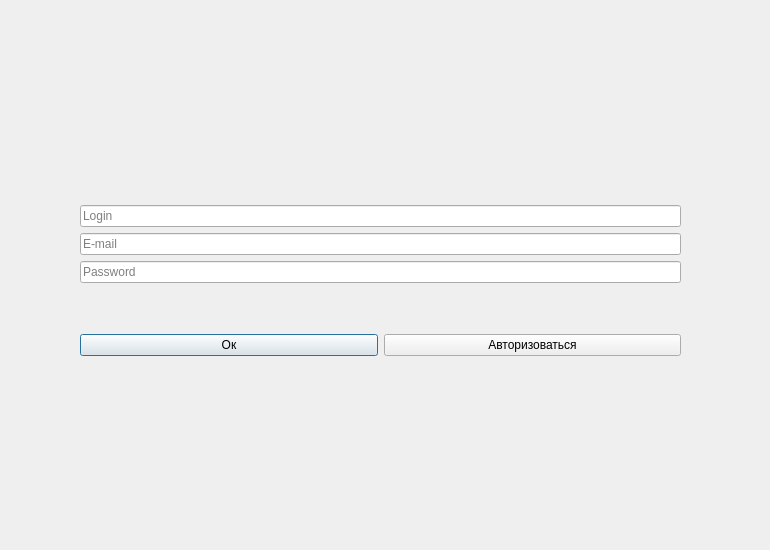
<?xml version="1.0" encoding="UTF-8"?>
<ui version="4.0">
 <class>Registration</class>
 <widget class="QDialog" name="Registration">
  <property name="geometry">
   <rect>
    <x>0</x>
    <y>0</y>
    <width>770</width>
    <height>550</height>
   </rect>
  </property>
  <property name="windowTitle">
   <string>Dialog</string>
  </property>
  <widget class="QWidget" name="verticalLayoutWidget_2">
   <property name="geometry">
    <rect>
     <x>80</x>
     <y>160</y>
     <width>601</width>
     <height>241</height>
    </rect>
   </property>
   <layout class="QVBoxLayout" name="verticalLayout_2">
    <item>
     <layout class="QVBoxLayout" name="verticalLayout">
      <item>
       <widget class="QLineEdit" name="lineEdit_Login">
        <property name="placeholderText">
         <string>Login</string>
        </property>
       </widget>
      </item>
      <item>
       <widget class="QLineEdit" name="lineEdit_Email">
        <property name="placeholderText">
         <string>E-mail</string>
        </property>
       </widget>
      </item>
      <item>
       <widget class="QLineEdit" name="lineEdit_Password">
        <property name="placeholderText">
         <string>Password</string>
        </property>
       </widget>
      </item>
     </layout>
    </item>
    <item>
     <layout class="QHBoxLayout" name="horizontalLayout">
      <item>
       <widget class="QPushButton" name="pushButton_Reg">
        <property name="text">
         <string>Ок</string>
        </property>
       </widget>
      </item>
      <item>
       <widget class="QPushButton" name="pushButton_Auth">
        <property name="text">
         <string>Авторизоваться</string>
        </property>
       </widget>
      </item>
     </layout>
    </item>
   </layout>
  </widget>
 </widget>
 <resources/>
 <connections/>
</ui>
